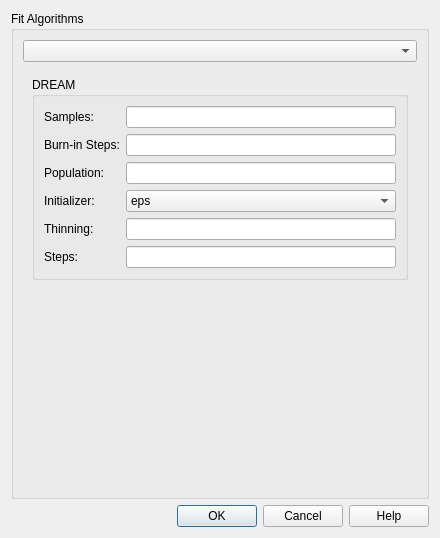
<?xml version="1.0" encoding="UTF-8"?>
<ui version="4.0">
 <class>FittingOptions</class>
 <widget class="QDialog" name="FittingOptions">
  <property name="geometry">
   <rect>
    <x>0</x>
    <y>0</y>
    <width>440</width>
    <height>538</height>
   </rect>
  </property>
  <property name="windowTitle">
   <string>Dialog</string>
  </property>
  <property name="windowIcon">
   <iconset>
    <normaloff>:/res/ball.ico</normaloff>:/res/ball.ico</iconset>
  </property>
  <layout class="QGridLayout" name="gridLayout_12">
   <item row="0" column="0">
    <widget class="QGroupBox" name="groupBox">
     <property name="title">
      <string>Fit Algorithms </string>
     </property>
     <layout class="QGridLayout" name="gridLayout_9">
      <item row="0" column="0">
       <widget class="QComboBox" name="cbAlgorithm">
        <property name="sizePolicy">
         <sizepolicy hsizetype="MinimumExpanding" vsizetype="Fixed">
          <horstretch>0</horstretch>
          <verstretch>0</verstretch>
         </sizepolicy>
        </property>
        <property name="sizeAdjustPolicy">
         <enum>QComboBox::AdjustToContents</enum>
        </property>
       </widget>
      </item>
      <item row="1" column="0">
       <widget class="QStackedWidget" name="stackedWidget">
        <property name="frameShape">
         <enum>QFrame::NoFrame</enum>
        </property>
        <property name="currentIndex">
         <number>0</number>
        </property>
        <widget class="QWidget" name="page_dream">
         <layout class="QGridLayout" name="gridLayout_2">
          <item row="0" column="0">
           <widget class="QGroupBox" name="groupBox_2">
            <property name="sizePolicy">
             <sizepolicy hsizetype="MinimumExpanding" vsizetype="MinimumExpanding">
              <horstretch>0</horstretch>
              <verstretch>0</verstretch>
             </sizepolicy>
            </property>
            <property name="title">
             <string>DREAM</string>
            </property>
            <layout class="QGridLayout" name="gridLayout">
             <item row="0" column="0">
              <widget class="QLabel" name="label">
               <property name="text">
                <string>Samples:</string>
               </property>
              </widget>
             </item>
             <item row="0" column="1">
              <widget class="QLineEdit" name="samples_dream">
               <property name="toolTip">
                <string>&lt;html&gt;&lt;head/&gt;&lt;body&gt;&lt;p&gt;Number of points to be drawn from the Markov chain.&lt;/p&gt;&lt;/body&gt;&lt;/html&gt;</string>
               </property>
              </widget>
             </item>
             <item row="1" column="0">
              <widget class="QLabel" name="label_2">
               <property name="text">
                <string>Burn-in Steps:</string>
               </property>
              </widget>
             </item>
             <item row="1" column="1">
              <widget class="QLineEdit" name="burn_dream">
               <property name="toolTip">
                <string>&lt;html&gt;&lt;head/&gt;&lt;body&gt;&lt;p&gt;The number of iterations to required for the Markov chain to converge to the equilibrium distribution.&lt;/p&gt;&lt;/body&gt;&lt;/html&gt;</string>
               </property>
              </widget>
             </item>
             <item row="2" column="0">
              <widget class="QLabel" name="label_3">
               <property name="text">
                <string>Population:</string>
               </property>
              </widget>
             </item>
             <item row="2" column="1">
              <widget class="QLineEdit" name="pop_dream">
               <property name="toolTip">
                <string>&lt;html&gt;&lt;head/&gt;&lt;body&gt;&lt;p&gt;The size of the population.&lt;/p&gt;&lt;/body&gt;&lt;/html&gt;</string>
               </property>
              </widget>
             </item>
             <item row="3" column="0">
              <widget class="QLabel" name="label_4">
               <property name="text">
                <string>Initializer:</string>
               </property>
              </widget>
             </item>
             <item row="3" column="1">
              <widget class="QComboBox" name="init_dream">
               <property name="toolTip">
                <string>&lt;html&gt;&lt;head/&gt;&lt;body&gt;&lt;p&gt;&lt;span style=&quot; font-style:italic;&quot;&gt;Initializer&lt;/span&gt; determines how the population will be initialized. The options are as follows:&lt;/p&gt;&lt;p&gt;&lt;span style=&quot; font-style:italic;&quot;&gt;eps&lt;/span&gt; (epsilon ball), in which the entire initial population is chosen at random from within a tiny hypersphere centered about the initial point&lt;/p&gt;&lt;p&gt;&lt;span style=&quot; font-style:italic;&quot;&gt;lhs&lt;/span&gt; (latin hypersquare), which chops the bounds within each dimension in &lt;span style=&quot; font-weight:600;&quot;&gt;k&lt;/span&gt; equal sized chunks where &lt;span style=&quot; font-weight:600;&quot;&gt;k&lt;/span&gt; is the size of the population and makes sure that each parameter has at least one value within each chunk across the population.&lt;/p&gt;&lt;p&gt;&lt;span style=&quot; font-style:italic;&quot;&gt;cov&lt;/span&gt; (covariance matrix), in which the uncertainty is estimated using the covariance matrix at the initial point, and points are selected at random from the corresponding gaussian ellipsoid&lt;/p&gt;&lt;p&gt;&lt;span style=&quot; font-style:italic;&quot;&gt;random&lt;/span&gt; (uniform random), in which the points are selected at random within the bounds of the parameters&lt;/p&gt;&lt;/body&gt;&lt;/html&gt;</string>
               </property>
               <item>
                <property name="text">
                 <string>eps</string>
                </property>
               </item>
               <item>
                <property name="text">
                 <string>lhs</string>
                </property>
               </item>
               <item>
                <property name="text">
                 <string>cov</string>
                </property>
               </item>
               <item>
                <property name="text">
                 <string>random</string>
                </property>
               </item>
              </widget>
             </item>
             <item row="4" column="0">
              <widget class="QLabel" name="label_5">
               <property name="text">
                <string>Thinning:</string>
               </property>
              </widget>
             </item>
             <item row="4" column="1">
              <widget class="QLineEdit" name="thin_dream">
               <property name="toolTip">
                <string>&lt;html&gt;&lt;head/&gt;&lt;body&gt;&lt;p&gt;The amount of thinning to use when collecting the population.&lt;/p&gt;&lt;/body&gt;&lt;/html&gt;</string>
               </property>
              </widget>
             </item>
             <item row="5" column="0">
              <widget class="QLabel" name="label_6">
               <property name="text">
                <string>Steps:</string>
               </property>
              </widget>
             </item>
             <item row="5" column="1">
              <widget class="QLineEdit" name="steps_dream">
               <property name="toolTip">
                <string>&lt;html&gt;&lt;head/&gt;&lt;body&gt;&lt;p&gt;Determines the number of iterations to use for drawing samples after burn in.&lt;/p&gt;&lt;/body&gt;&lt;/html&gt;</string>
               </property>
              </widget>
             </item>
            </layout>
           </widget>
          </item>
          <item row="1" column="0">
           <spacer name="verticalSpacer_5">
            <property name="orientation">
             <enum>Qt::Vertical</enum>
            </property>
            <property name="sizeHint" stdset="0">
             <size>
              <width>20</width>
              <height>268</height>
             </size>
            </property>
           </spacer>
          </item>
         </layout>
        </widget>
        <widget class="QWidget" name="page_lm">
         <layout class="QGridLayout" name="gridLayout_4">
          <item row="0" column="0">
           <widget class="QGroupBox" name="groupBox_3">
            <property name="title">
             <string>Levenberg</string>
            </property>
            <layout class="QGridLayout" name="gridLayout_3">
             <item row="0" column="0">
              <widget class="QLabel" name="label_7">
               <property name="text">
                <string>Steps:</string>
               </property>
              </widget>
             </item>
             <item row="0" column="1">
              <widget class="QLineEdit" name="steps_lm">
               <property name="toolTip">
                <string>&lt;html&gt;&lt;head/&gt;&lt;body&gt;&lt;p&gt;The number of gradient steps to take.&lt;/p&gt;&lt;/body&gt;&lt;/html&gt;</string>
               </property>
              </widget>
             </item>
             <item row="1" column="0">
              <widget class="QLabel" name="label_8">
               <property name="text">
                <string>f(x) tolerance:</string>
               </property>
              </widget>
             </item>
             <item row="1" column="1">
              <widget class="QLineEdit" name="ftol_lm">
               <property name="toolTip">
                <string>&lt;html&gt;&lt;head/&gt;&lt;body&gt;&lt;p&gt;Used to determine when the fit has reached the point where no significant improvement is expected.&lt;/p&gt;&lt;/body&gt;&lt;/html&gt;</string>
               </property>
              </widget>
             </item>
             <item row="2" column="0">
              <widget class="QLabel" name="label_9">
               <property name="text">
                <string>x tolerance:</string>
               </property>
              </widget>
             </item>
             <item row="2" column="1">
              <widget class="QLineEdit" name="xtol_lm">
               <property name="toolTip">
                <string>&lt;html&gt;&lt;head/&gt;&lt;body&gt;&lt;p&gt;Used to determine when the fit has reached the point where no significant improvement is expected.&lt;/p&gt;&lt;/body&gt;&lt;/html&gt;</string>
               </property>
              </widget>
             </item>
            </layout>
           </widget>
          </item>
          <item row="1" column="0">
           <spacer name="verticalSpacer_2">
            <property name="orientation">
             <enum>Qt::Vertical</enum>
            </property>
            <property name="sizeHint" stdset="0">
             <size>
              <width>20</width>
              <height>434</height>
             </size>
            </property>
           </spacer>
          </item>
         </layout>
        </widget>
        <widget class="QWidget" name="page_newton">
         <layout class="QGridLayout" name="gridLayout_7">
          <item row="0" column="0">
           <widget class="QGroupBox" name="groupBox_5">
            <property name="title">
             <string>Quasi-Newton BFGS </string>
            </property>
            <layout class="QGridLayout" name="gridLayout_5">
             <item row="0" column="0">
              <widget class="QLabel" name="label_10">
               <property name="text">
                <string>Steps:</string>
               </property>
              </widget>
             </item>
             <item row="0" column="1">
              <widget class="QLineEdit" name="steps_newton">
               <property name="toolTip">
                <string>&lt;html&gt;&lt;head/&gt;&lt;body&gt;&lt;p&gt;The number of gradient steps to take.&lt;/p&gt;&lt;/body&gt;&lt;/html&gt;</string>
               </property>
              </widget>
             </item>
             <item row="1" column="0">
              <widget class="QLabel" name="label_13">
               <property name="text">
                <string>Starts:</string>
               </property>
              </widget>
             </item>
             <item row="1" column="1">
              <widget class="QLineEdit" name="starts_newton">
               <property name="toolTip">
                <string>&lt;html&gt;&lt;head/&gt;&lt;body&gt;&lt;p&gt;Value thattells the optimizer to restart a given number of times. Each time it restarts it uses a random starting point.&lt;/p&gt;&lt;/body&gt;&lt;/html&gt;</string>
               </property>
              </widget>
             </item>
             <item row="2" column="0">
              <widget class="QLabel" name="label_11">
               <property name="text">
                <string>f(x) tolerance:</string>
               </property>
              </widget>
             </item>
             <item row="2" column="1">
              <widget class="QLineEdit" name="ftol_newton">
               <property name="toolTip">
                <string>&lt;html&gt;&lt;head/&gt;&lt;body&gt;&lt;p&gt;Used to determine when the fit has reached the point where no significant improvement is expected.&lt;/p&gt;&lt;/body&gt;&lt;/html&gt;</string>
               </property>
              </widget>
             </item>
             <item row="3" column="0">
              <widget class="QLabel" name="label_12">
               <property name="text">
                <string>x tolerance:</string>
               </property>
              </widget>
             </item>
             <item row="3" column="1">
              <widget class="QLineEdit" name="xtol_newton">
               <property name="toolTip">
                <string>&lt;html&gt;&lt;head/&gt;&lt;body&gt;&lt;p&gt;Used to determine when the fit has reached the point where no significant improvement is expected.&lt;/p&gt;&lt;/body&gt;&lt;/html&gt;</string>
               </property>
              </widget>
             </item>
            </layout>
           </widget>
          </item>
          <item row="1" column="0">
           <spacer name="verticalSpacer">
            <property name="orientation">
             <enum>Qt::Vertical</enum>
            </property>
            <property name="sizeHint" stdset="0">
             <size>
              <width>20</width>
              <height>68</height>
             </size>
            </property>
           </spacer>
          </item>
         </layout>
        </widget>
        <widget class="QWidget" name="page_de">
         <layout class="QGridLayout" name="gridLayout_8">
          <item row="0" column="0">
           <widget class="QGroupBox" name="groupBox_6">
            <property name="title">
             <string>Differential Evolution</string>
            </property>
            <layout class="QGridLayout" name="gridLayout_6">
             <item row="0" column="0">
              <widget class="QLabel" name="label_14">
               <property name="text">
                <string>Steps:</string>
               </property>
              </widget>
             </item>
             <item row="0" column="1">
              <widget class="QLineEdit" name="steps_de">
               <property name="toolTip">
                <string>&lt;html&gt;&lt;head/&gt;&lt;body&gt;&lt;p&gt;The number of iterations.&lt;/p&gt;&lt;/body&gt;&lt;/html&gt;</string>
               </property>
              </widget>
             </item>
             <item row="1" column="0">
              <widget class="QLabel" name="label_15">
               <property name="text">
                <string>Population:</string>
               </property>
              </widget>
             </item>
             <item row="1" column="1">
              <widget class="QLineEdit" name="pop_de"/>
             </item>
             <item row="2" column="0">
              <widget class="QLabel" name="label_18">
               <property name="text">
                <string>Crossover ratio:</string>
               </property>
              </widget>
             </item>
             <item row="2" column="1">
              <widget class="QLineEdit" name="CR_de">
               <property name="toolTip">
                <string>&lt;html&gt;&lt;head/&gt;&lt;body&gt;&lt;p&gt;The size of the population.&lt;/p&gt;&lt;/body&gt;&lt;/html&gt;</string>
               </property>
              </widget>
             </item>
             <item row="3" column="0">
              <widget class="QLabel" name="label_19">
               <property name="text">
                <string>Scale:</string>
               </property>
              </widget>
             </item>
             <item row="3" column="1">
              <widget class="QLineEdit" name="F_de">
               <property name="toolTip">
                <string>&lt;html&gt;&lt;head/&gt;&lt;body&gt;&lt;p&gt;Determines how much to scale each difference vector before adding it to the candidate point.&lt;/p&gt;&lt;/body&gt;&lt;/html&gt;</string>
               </property>
              </widget>
             </item>
             <item row="4" column="0">
              <widget class="QLabel" name="label_16">
               <property name="text">
                <string>f(x) tolerance:</string>
               </property>
              </widget>
             </item>
             <item row="4" column="1">
              <widget class="QLineEdit" name="ftol_de">
               <property name="toolTip">
                <string>&lt;html&gt;&lt;head/&gt;&lt;body&gt;&lt;p&gt;Used to determine when the fit has reached the point where no significant improvement is expected.&lt;/p&gt;&lt;/body&gt;&lt;/html&gt;</string>
               </property>
              </widget>
             </item>
             <item row="5" column="0">
              <widget class="QLabel" name="label_17">
               <property name="text">
                <string>x tolerance:</string>
               </property>
              </widget>
             </item>
             <item row="5" column="1">
              <widget class="QLineEdit" name="xtol_de">
               <property name="toolTip">
                <string>&lt;html&gt;&lt;head/&gt;&lt;body&gt;&lt;p&gt;Used to determine when the fit has reached the point where no significant improvement is expected.&lt;/p&gt;&lt;/body&gt;&lt;/html&gt;</string>
               </property>
              </widget>
             </item>
            </layout>
           </widget>
          </item>
          <item row="1" column="0">
           <spacer name="verticalSpacer_3">
            <property name="orientation">
             <enum>Qt::Vertical</enum>
            </property>
            <property name="sizeHint" stdset="0">
             <size>
              <width>20</width>
              <height>356</height>
             </size>
            </property>
           </spacer>
          </item>
         </layout>
        </widget>
        <widget class="QWidget" name="page_amoeba">
         <layout class="QGridLayout" name="gridLayout_10">
          <item row="0" column="0">
           <widget class="QGroupBox" name="groupBox_7">
            <property name="title">
             <string>Nelder-Mead Simplex</string>
            </property>
            <layout class="QGridLayout" name="gridLayout_11">
             <item row="0" column="0">
              <widget class="QLabel" name="label_20">
               <property name="text">
                <string>Steps:</string>
               </property>
              </widget>
             </item>
             <item row="0" column="1">
              <widget class="QLineEdit" name="steps_amoeba">
               <property name="toolTip">
                <string>&lt;html&gt;&lt;head/&gt;&lt;body&gt;&lt;p&gt;The number of simplex update iterations to perform.&lt;/p&gt;&lt;/body&gt;&lt;/html&gt;</string>
               </property>
              </widget>
             </item>
             <item row="1" column="0">
              <widget class="QLabel" name="label_21">
               <property name="text">
                <string>Starts:</string>
               </property>
              </widget>
             </item>
             <item row="1" column="1">
              <widget class="QLineEdit" name="starts_amoeba">
               <property name="toolTip">
                <string>&lt;html&gt;&lt;head/&gt;&lt;body&gt;&lt;p&gt;Tells the optimizer to restart a given number of times. Each time it restarts it uses a random starting point.&lt;/p&gt;&lt;/body&gt;&lt;/html&gt;</string>
               </property>
              </widget>
             </item>
             <item row="2" column="0">
              <widget class="QLabel" name="label_22">
               <property name="text">
                <string>Simplex radius:</string>
               </property>
              </widget>
             </item>
             <item row="2" column="1">
              <widget class="QLineEdit" name="radius_amoeba">
               <property name="toolTip">
                <string>&lt;html&gt;&lt;head/&gt;&lt;body&gt;&lt;p&gt;The initial size of the simplex, as a portion of the bounds defining the parameter space.&lt;/p&gt;&lt;/body&gt;&lt;/html&gt;</string>
               </property>
              </widget>
             </item>
             <item row="3" column="0">
              <widget class="QLabel" name="label_24">
               <property name="text">
                <string>f(x) tolerance:</string>
               </property>
              </widget>
             </item>
             <item row="3" column="1">
              <widget class="QLineEdit" name="ftol_amoeba">
               <property name="toolTip">
                <string>&lt;html&gt;&lt;head/&gt;&lt;body&gt;&lt;p&gt;Used to determine when the fit has reached the point where no significant improvement is expected. &lt;/p&gt;&lt;/body&gt;&lt;/html&gt;</string>
               </property>
              </widget>
             </item>
             <item row="4" column="0">
              <widget class="QLabel" name="label_25">
               <property name="text">
                <string>x tolerance:</string>
               </property>
              </widget>
             </item>
             <item row="4" column="1">
              <widget class="QLineEdit" name="xtol_amoeba">
               <property name="toolTip">
                <string>&lt;html&gt;&lt;head/&gt;&lt;body&gt;&lt;p&gt;Used to determine when the fit has reached the point where no significant improvement is expected. &lt;/p&gt;&lt;/body&gt;&lt;/html&gt;</string>
               </property>
              </widget>
             </item>
            </layout>
           </widget>
          </item>
          <item row="1" column="0">
           <spacer name="verticalSpacer_4">
            <property name="orientation">
             <enum>Qt::Vertical</enum>
            </property>
            <property name="sizeHint" stdset="0">
             <size>
              <width>20</width>
              <height>382</height>
             </size>
            </property>
           </spacer>
          </item>
         </layout>
        </widget>
       </widget>
      </item>
     </layout>
    </widget>
   </item>
   <item row="1" column="0">
    <widget class="QDialogButtonBox" name="buttonBox">
     <property name="orientation">
      <enum>Qt::Horizontal</enum>
     </property>
     <property name="standardButtons">
      <set>QDialogButtonBox::Cancel|QDialogButtonBox::Help|QDialogButtonBox::Ok</set>
     </property>
    </widget>
   </item>
  </layout>
 </widget>
 <resources/>
 <connections>
  <connection>
   <sender>buttonBox</sender>
   <signal>rejected()</signal>
   <receiver>FittingOptions</receiver>
   <slot>reject()</slot>
   <hints>
    <hint type="sourcelabel">
     <x>316</x>
     <y>260</y>
    </hint>
    <hint type="destinationlabel">
     <x>286</x>
     <y>274</y>
    </hint>
   </hints>
  </connection>
 </connections>
</ui>
